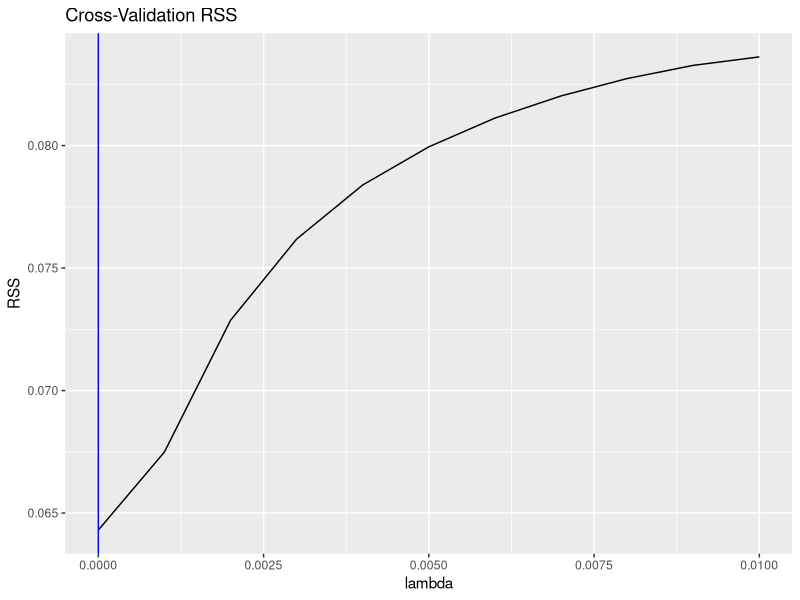
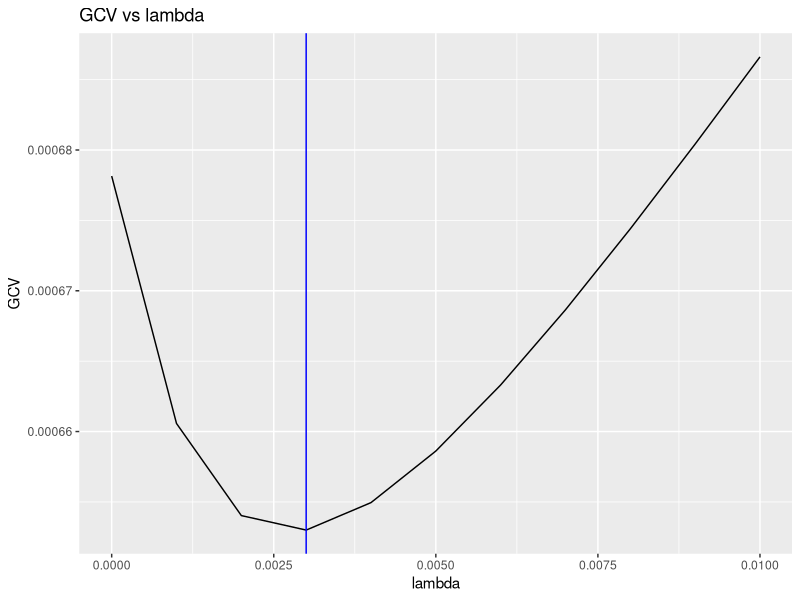
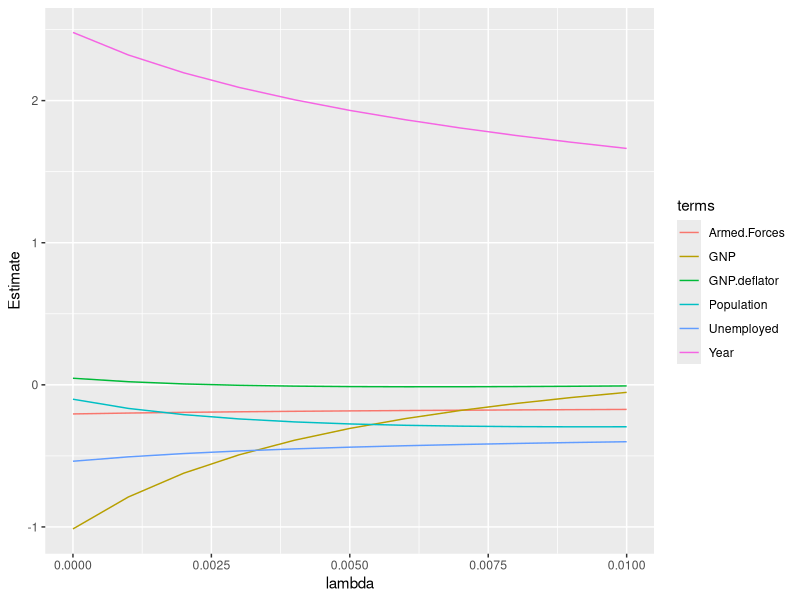

These figures' R source, in order:

library(MASS)
library(glmnet)
library(ggplot2)
library(tidyr)

# Regresion para XRSS

longley.scale <- as.data.frame(sapply(longley, scale), col.names = names(longley))

longley.scale.m <- model.matrix(Employed ~ ., longley.scale)

set.seed(224217)
cv.out <- cv.glmnet(x = longley.scale.m, y = longley.scale$Employed, standardize = F, alpha = 0, nfolds = 4, lambda = seq(0,0.010,0.001))
tabla <- data.frame(cv.out$cvm*4, cv.out$lambda)
qplot(data = tabla, x = cv.out$lambda, y = cv.out$cvm * 4, geom = 'line', xlab = 'lambda', ylab = 'RSS', main = 'Cross-Validation RSS') + geom_vline(xintercept = cv.out$lambda.min, col = 'blue')


# Regresion para GCV


fit <- lm.ridge(Employed ~ . , data = longley.scale, lambda = seq(0,0.010,0.001))
lambda.min <- fit$lambda[(which.min(fit$GCV))]
print(coef(fit), digits = 3)

qplot(x = fit$lambda, y = fit$GCV, geom= 'line', ylab = 'GCV', xlab = 'lambda', main = 'GCV vs lambda') + geom_vline( xintercept = lambda.min, col = 'blue')



# Traza de Ridge

tabla <- as.data.frame(coef(fit))
tabla$lambda <- row.names(tabla)
row.names(tabla) <- NULL
names(tabla)[1] <- 'Intercept'

nuevo <- gather(data = tabla, key = terms, value = Estimate, Intercept:Year)
nuevo$lambda <- as.numeric(nuevo$lambda)
nuevo$terms <- as.factor(nuevo$terms)

qplot(data = subset(nuevo, subset = terms != 'Intercept'), x = lambda, y = Estimate, geom = 'line', col = terms)



